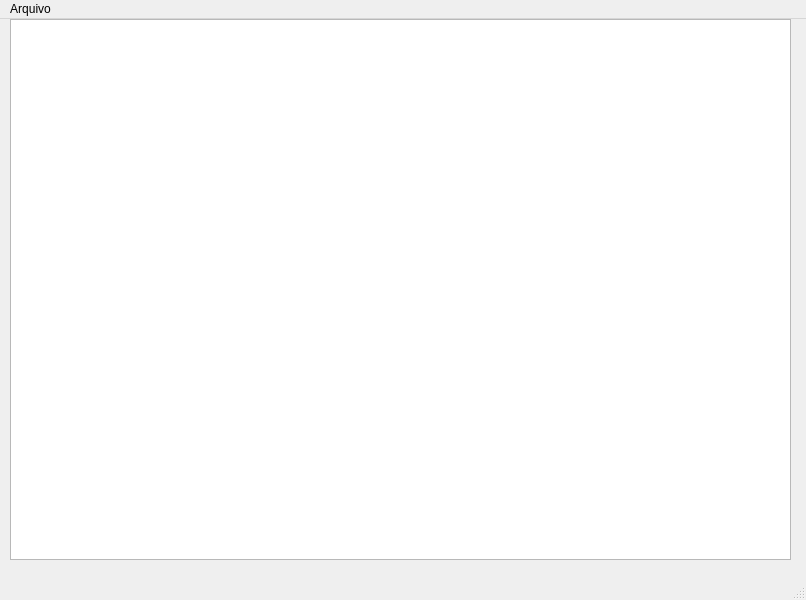
<?xml version="1.0" encoding="UTF-8"?>
<ui version="4.0">
 <class>MainWindow</class>
 <widget class="QMainWindow" name="MainWindow">
  <property name="geometry">
   <rect>
    <x>0</x>
    <y>0</y>
    <width>806</width>
    <height>600</height>
   </rect>
  </property>
  <property name="windowTitle">
   <string>MainWindow</string>
  </property>
  <widget class="QWidget" name="centralwidget">
   <widget class="QTextEdit" name="textEdit">
    <property name="geometry">
     <rect>
      <x>10</x>
      <y>0</y>
      <width>781</width>
      <height>541</height>
     </rect>
    </property>
   </widget>
  </widget>
  <widget class="QMenuBar" name="menubar">
   <property name="geometry">
    <rect>
     <x>0</x>
     <y>0</y>
     <width>806</width>
     <height>26</height>
    </rect>
   </property>
   <widget class="QMenu" name="menuArquivo">
    <property name="title">
     <string>Arquivo</string>
    </property>
    <addaction name="actionNovo"/>
    <addaction name="actionAbrir"/>
    <addaction name="actionSalvar"/>
    <addaction name="actionSair"/>
   </widget>
   <addaction name="menuArquivo"/>
  </widget>
  <widget class="QStatusBar" name="statusbar"/>
  <action name="actionNovo">
   <property name="text">
    <string>Novo</string>
   </property>
   <property name="shortcut">
    <string>Ctrl+N</string>
   </property>
  </action>
  <action name="actionSalvar">
   <property name="text">
    <string>Salvar</string>
   </property>
   <property name="shortcut">
    <string>Ctrl+S</string>
   </property>
  </action>
  <action name="actionAbrir">
   <property name="text">
    <string>Abrir</string>
   </property>
   <property name="shortcut">
    <string>Ctrl+O</string>
   </property>
  </action>
  <action name="actionSair">
   <property name="text">
    <string>Sair</string>
   </property>
   <property name="shortcut">
    <string>Ctrl+F4</string>
   </property>
  </action>
 </widget>
 <resources/>
 <connections/>
</ui>
